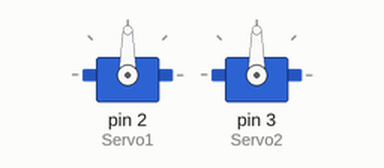
A sketch run on a simulated Arduino Uno, built with avr-gcc and run on an emulated ATmega328P. On the bench: 2 × servo.

Above: at 0.05 s.
Timing chart, 0 to 4.6 s (numbered marks = the images above):
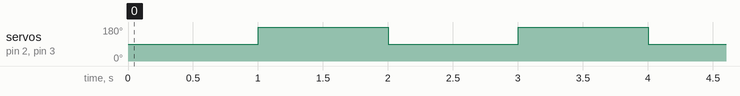

Measured:
- by itself, servo on pin 2 (Servo1), servo on pin 3 (Servo2): alternates 180° for 1.0 s and 90° for 1.0 s

The sketch:

Projeto_16_Dois_Servos.ino
```cpp
#include <Servo.h>  // com essa biblioteca podemos criar até 12 servos

Servo Servo1;  // criar um objeto
Servo Servo2;  // criar outro objeto

void setup() {
  Servo1.attach(2);  // vinculei o servo 1 ao pino 2 do arduino
  Servo2.attach(3);  // vinculei o servo 2 ao pino 3 do arduino
}

void loop() {
  Servo1.write(90);   // vai para 90 graus
  Servo2.write(90);   // vai para 90 graus
  delay(1000);

  Servo1.write(180);  // vai para 180 graus
  Servo2.write(180);  // vai para 180 graus
  delay(1000);
}
```
